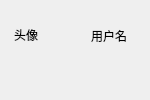
<?xml version="1.0" encoding="UTF-8"?>
<ui version="4.0">
 <class>Portrait</class>
 <widget class="QWidget" name="Portrait">
  <property name="geometry">
   <rect>
    <x>0</x>
    <y>0</y>
    <width>150</width>
    <height>100</height>
   </rect>
  </property>
  <property name="minimumSize">
   <size>
    <width>150</width>
    <height>100</height>
   </size>
  </property>
  <property name="maximumSize">
   <size>
    <width>150</width>
    <height>100</height>
   </size>
  </property>
  <property name="windowTitle">
   <string>Form</string>
  </property>
  <widget class="QLabel" name="label_portrait">
   <property name="geometry">
    <rect>
     <x>14</x>
     <y>0</y>
     <width>70</width>
     <height>70</height>
    </rect>
   </property>
   <property name="minimumSize">
    <size>
     <width>70</width>
     <height>70</height>
    </size>
   </property>
   <property name="maximumSize">
    <size>
     <width>70</width>
     <height>70</height>
    </size>
   </property>
   <property name="text">
    <string>头像</string>
   </property>
  </widget>
  <widget class="QLabel" name="label_username">
   <property name="geometry">
    <rect>
     <x>91</x>
     <y>25</y>
     <width>41</width>
     <height>21</height>
    </rect>
   </property>
   <property name="minimumSize">
    <size>
     <width>0</width>
     <height>0</height>
    </size>
   </property>
   <property name="maximumSize">
    <size>
     <width>16777215</width>
     <height>16777215</height>
    </size>
   </property>
   <property name="styleSheet">
    <string notr="true">font: 10pt &quot;Agency FB&quot;;
color: rgb(0, 0, 0);</string>
   </property>
   <property name="text">
    <string>用户名</string>
   </property>
  </widget>
 </widget>
 <resources/>
 <connections/>
</ui>
